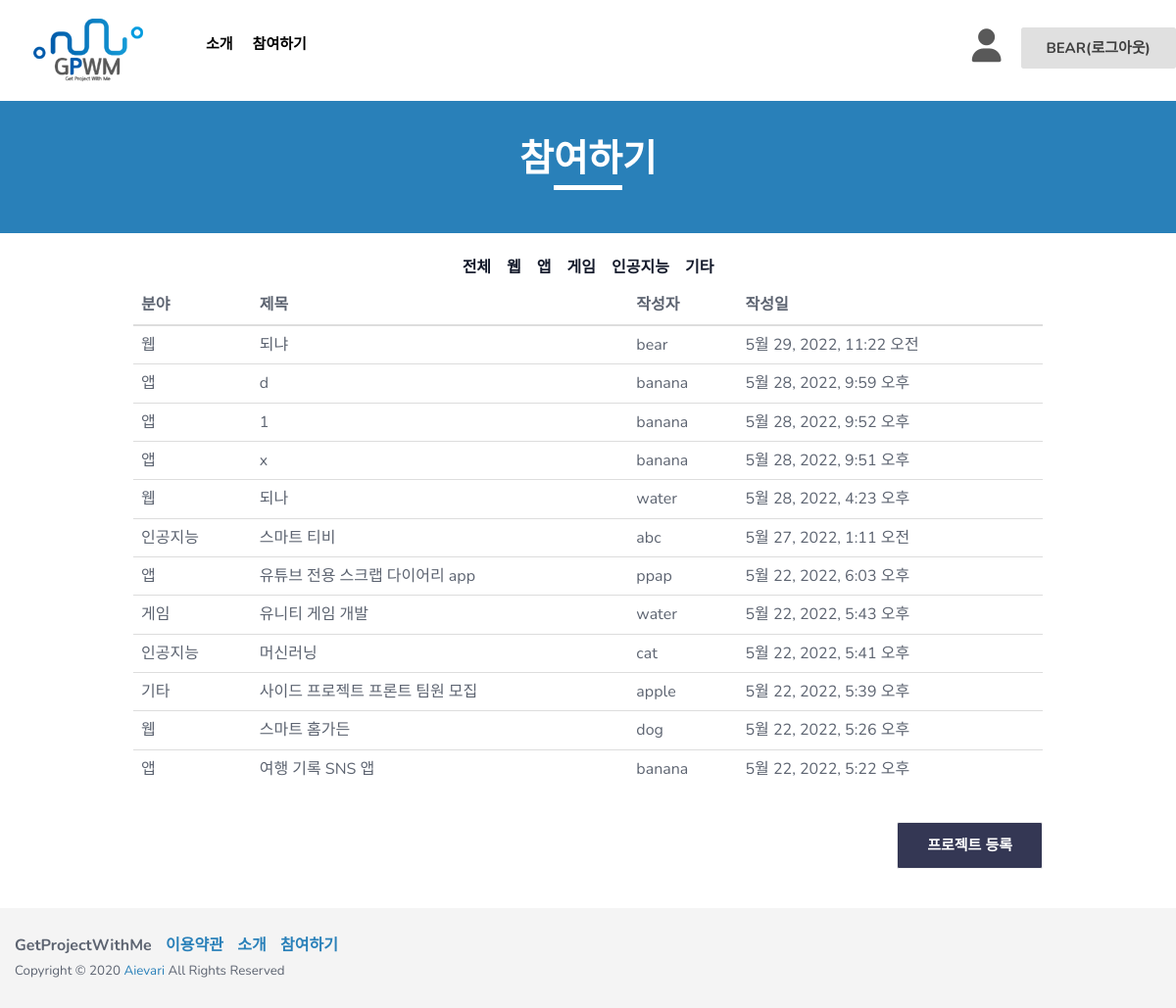
The page /board/ (signed in) on the database its author committed.
### board/models.py (models this page shows, shortened)
class Writing(models.Model):
    TECHNICAL_CHOICES = {
       ('웹', '웹'),
       ('앱', '앱'),
       ('게임', '게임'),
       ('인공지능', '인공지능'),
       ('기타', '기타')
    }
    TOPIC_CHOICES = {
       ('생활', '생활'),
       ('업무', '업무'),
       ('공공/교통', '공공/교통'),
       ('금융/핀테크', '금융/핀테크'),
       ('의료', '의료'),
       ('교육', '교육'),
       ('유통/쇼핑', '유통/쇼핑'),
       ('엔터테인먼트', '엔터테인먼트'),
       ('기타', '기타')
    }
    IDENTITY_CHOICES = {
       ('학생', '학생'),
       ('취준생', '취준생'),
       ('직장인', '직장인'),
       ('기타','기타')
    }
    author = models.ForeignKey(User, on_delete=models.CASCADE, null=False)  # 유저모델과 연결!
    title = models.CharField(max_length=200, default = '') #프로젝트 개요
    technical_field = models.CharField(max_length=80, choices=TECHNICAL_CHOICES, default = '') #기술분야
    topic_area = models.CharField(max_length=80, choices=TOPIC_CHOICES, default = '')#주제영역
    content = models.TextField('프로젝트 개요서 첨부')  # 프로젝트 개요서 첨부
    team = models.CharField(max_length=30, default = '')#모집인원
    최종학력 = models.CharField(max_length=200, default = '')
    신분 = models.CharField(max_length=200, choices=IDENTITY_CHOICES, default = '')
    like = models.ManyToManyField(User, related_name='likes',blank=True)
    like_count = models.PositiveIntegerField(default=0) #0또는 양수만 받는 필드
    create_date = models.DateTimeField(auto_now_add=True)  # 글이 만들어지면 자동 작성.
    modify_date = models.DateTimeField(null=True, blank=True)  # 수정할 때마다 갱신.(뷰에서 제어)

### board/views.py (the view)
# urls.py: path('', views.list, name='list'),  # list를 보여주는 뷰와 연결한다.
def list(request):
    writing_list = Writing.objects.all()  # 객체들을 다 불러온다.
    writing_list = writing_list.order_by('-create_date')  # 만들어진 시간의 역으로 정렬한다.
    context = {'writing_list':writing_list,  # writing_list라는 키 안에 writing_list를 담는다.
               }
    return render(request, 'list.html', context)

### board/templates/list.html (shortened to what this page needs)
<!DOCTYPE html>
<html class="no-js" lang="en">
  <head>
    <link rel="stylesheet" href="/static/css/bootstrap.min.css" />
    <link rel="stylesheet" href="/static/css/owl.carousel.css" />
    <link rel="stylesheet" href="/static/css/owl.transitions.css" />
    <link rel="stylesheet" href="/static/css/animate.css" />
    <link rel="stylesheet" href="/static/css/meanmenu.min.css" />
    <link rel="stylesheet" href="/static/css/font-awesome.min.css" />
    <link rel="stylesheet" href="/static/css/themify-icons.css" />
    <link rel="stylesheet" href="/static/css/flaticon.css" />
    <link rel="stylesheet" href="/static/css/magnific.min.css" />
    <link rel="stylesheet" href="/static/css/style.css" />
    <link rel="stylesheet" href="/static/css/responsive.css" />
  </head>
  <body>
    <header class="header-one">
      <div id="sticker" class="header-area hidden-xs">
        <div class="container">
          <div class="row">
            <div class="col-md-12 col-sm-12">
              <div class="row">
                <div class="col-md-2 col-sm-3">
                  <div class="logo">
                    <a
                      class="navbar-brand page-scroll white-logo"
                      href="{% url "main" %}"
                    >
                      <img src="/static/img/logo/GPWM_logo.png" alt="" />
                    </a>
                  </div>
                </div>
                <div class="col-md-10 col-sm-9">
                  <div class="header-right-link usericonflex">
                    <div class="usericon">
                      {% if user.is_authenticated %}
                      <a class="pages iconcolor" href="{% url "mypage" %}"><i class="fa-solid fa-user"></i></a>
                      {% else %}
                      <a class="pages iconcolor" href="{% url "login" %}"><i class="fa-solid fa-user"></i></a>
                      {% endif %}
                    </div>
                    <div class="loginm">
                      {% if user.is_authenticated %}
                      <a class="s-menu" href="{% url "logout" %}">{{ user.username }}(로그아웃)</a>
                      {% else %}
                      <a class="s-menu" href="{% url "login" %}">로그인</a>
                      {% endif %}
                    </div>
                  </div>
                  <nav class="navbar navbar-default">
                    <div class="collapse navbar-collapse" id="navbar-example">
                      <div class="main-menu">
                        <ul class="nav navbar-nav navbar-right">
                          <li>
                            <a class="pages" href="{% url "introduce" %}">소개</a>
                          </li>
                          <li>
                            <a href="{% url "list" %}">참여하기</a>
                          </li>
                        </ul>
                      </div>
                    </div>
                  </nav>
                </div>
              </div>
            </div>
          </div>
        </div>
      </div>
    </header>
    <div class="page-area">
      <div class="breadcumb-overlay"></div>
      <div class="container">
        <div class="row">
          <div class="col-md-12 col-sm-12 col-xs-12">
            <div class="breadcrumb text-center">
              <div class="section-headline white-headline">
                <h3>참여하기</h3>
                <hr />
              </div>
            </div>
          </div>
        </div>
      </div>
    </div>
    <div class="page-area">
      <div class="breadcumb-overlay backcolorwhite"></div>
      <div class="container catecenter2">
        <div class="col-md-12 col-sm-12 col-xs-12 catecenter">
          <h6 class="h6mar">전체</h6>
          <h6 class="h6mar">웹</h6>
          <h6 class="h6mar">앱</h6>
          <h6 class="h6mar">게임</h6>
          <h6 class="h6mar">인공지능</h6>
          <h6 class="h6mar">기타</h6>
        </div>
      </div>
    </div>
    {% block content %}
    <div class="container conwidth">
      <div class="row">
        <div class="support-all">
          <table class="table">
              <thead class="thead-dark">
                <tr>
                  <th scope="col">분야</th>
                  <th scope="col">제목</th>
                  <th scope="col">작성자</th>
                  <th scope="col">작성일</th>
                </tr>
              </thead>
              <tbody>
                {% for writing in writing_list %}
                {% if user.is_authenticated %}
                <tr onclick="location.href='/board/posting/{{ writing.id }}/'">
                  <td>{{ writing.technical_field }}</td>
                  <td>{{ writing.title }}</td>
                  <td>{{ writing.author }}</td>
                  <td>{{ writing.create_date }}</td>
                </tr>
                {% endif %}
                {% endfor %}
              </tbody>
          </table>
        </div>
          <div class="col-md-12 col-sm-12 col-xs-12 disf">
            {% if user.is_authenticated %}
            <a id="signup" class="login-btn proenroll" href="{% url 'create' %}">프로젝트 등록</a>
            {% else %}
            <a id="signup" class="login-btn proenroll" href="{% url "login" %}">로그인 후 이용가능</a>
            {% endif %}
          </div>
          {% endblock %}
      </div>
    </div>
    <footer class="footer1">
      <div class="footer-area-bottom">
        <div class="container">
          <div class="row">
            <div class="col-md-6 col-sm-6 col-xs-12">
              <div class="copyright">
                <p class="fontwei">
                  <span>GetProjectWithMe</span>
                  <span><a href="#" class="colorblue">이용약관</a></span>
                  <span
                    ><a href="{% url "introduce" %}" class="colorblue">소개</a></span
                  >
                  <span
                    ><a href="{% url "list" %}" class="colorblue">참여하기</a></span
                  >
                </p>
                <p class="txtsiz">
                  Copyright © 2020
                  <a href="#">Aievari</a> All Rights Reserved
                </p>
              </div>
            </div>
          </div>
        </div>
      </div>
    </footer>
  </body>
</html>

### loginapp/static/css/style.css (style rules this page uses)
html, body { height: 100%; }
img { max-width: 100%; height: auto; }
p { margin: 0 0 9px; color: #5d6471; }
h1, h2, h3, h4, h5, h6 { font-family: "Nunito", sans-serif; margin: 0 0 15px; color: #151b2c; font-weight: 600; }
h3 { font-size: 30px; line-height: 38px; }
h6 { font-size: 16px; line-height: 28px; }
a { transition: all 0.3s ease 0s; text-decoration: none; }
body { background: #fff none repeat scroll 0 0; color: #5d6471; font-family: "Nunito", sans-serif; font-size: 16px; text-align: left; overflow-x: hidden; line-height: 26px; }
ul { list-style: outside none none; margin: 0; padding: 0; }
.navbar-collapse { padding-left: 0px; }
.white-headline h3 { color: #fff; }
.section-headline { padding-bottom: 40px; position: relative; }
.section-headline h3 { font-size: 40px; line-height: 46px; }
.header-one { position: absolute; top: 0; left: 0; width: 100%; height: auto; z-index: 999; }
.header-area { background: transparent; background-color: white; }
.logo { display: block; }
.logo a { display: inline-block; height: auto; padding: 18px 0; }
.main-menu ul.navbar-nav li { float: left; position: relative; }
.main-menu ul.navbar-nav li a { background: rgba(0, 0, 0, 0) none repeat scroll 0 0; color: black; font-size: 18px; font-weight: 700; padding: 38px 15px 25px 15px; text-transform: uppercase; position: relative; }
.navbar { border: medium none; margin-bottom: 0; }
.navbar-default { background: rgba(0, 0, 0, 0) none repeat scroll 0 0; }
.navbar.navbar-default { float: left; }
.header-right-link { float: right; padding: 30px 0px; margin-left: 60px; text-align: right; }
.s-menu { padding: 10px 25px; border: 1px solid #e0e0e0; background: #e0e0e0; color: #404040; transition: 0.4s; font-size: 15px; font-weight: 700; border-radius: 3px; text-transform: uppercase; }
.usericon { font-size: 40px; }
.colorblue { color: #2980b9; margin-left: 10px; }
.support-all { display: flex; justify-content: space-between; flex-wrap: wrap; }
.footer1 { background-repeat: no-repeat; background-position: center center; background-size: cover; z-index: 1; position: relative; overflow: hidden; }
.footer1::after { background: rgba(255, 255, 255, 0.98) none repeat scroll 0 0; position: absolute; content: ""; left: 0; top: 0; width: 100%; height: 100%; z-index: -1; }
.footer-area-bottom { padding: 25px 0; background: #f4f4f4; }
.copyright>p { margin-bottom: 0; color: #5d6471; }
.copyright a { color: #2980b9; }
.page-area { position: relative; }
.page-area { background-repeat: no-repeat; background-size: cover; background-position: top center; }
.breadcumb-overlay { position: absolute; background-color: #2980b9; top: 0; width: 100%; left: 0; height: 92%; }
.breadcrumb { padding: 87px 0px 20px; background-color: transparent; margin-bottom: 0; }
.breadcrumb .section-headline h3 { font-size: 38px; line-height: 42px; text-transform: uppercase; position: relative; top: 15px; font-weight: 700; padding: 40px 0px 0px 0px; }
.breadcrumb .section-headline { padding-bottom: 25px; }
.breadcrumb .section-headline h3::after { display: none; }
.breadcrumb .section-headline::after { display: none; }
.login-btn { padding: 10px 30px; border: 1px solid #2980b9; background: #2980b9; color: #fff; transition: 0.4s; font-size: 15px; font-weight: 700; border-radius: 2px; text-transform: uppercase; display: block; width: 100%; margin-top: 15px; }
.proenroll { border: 1px solid #f1f1f1; background: #343754; color: #fff; width: max-content; }
.usericon { margin-right: 20px; font-size: 34px; }
.usericonflex { display: flex; }
.loginm { margin-top: 6px; }
.iconcolor { color: #595959; }
.catecenter { display: flex; text-align: center; align-content: center; justify-content: center; }
.catecenter2 { display: flex; justify-content: center; }
.h6mar { margin: 0 8px; border-bottom: 5px solid #fff; }
.backcolorwhite { background-color: #fff; height: 100%; }
.conwidth { width: 80%; }
@media (min-width:768px) { .conwidth { width: 750px } }
@media (min-width:992px) { .conwidth { width: 921px } }
@media (min-width:1200px) { .conwidth { width: 928px } }
.txtsiz { font-size: smaller; }
.disf { display: flex; justify-content: flex-end; margin-bottom: 40px; }
.fontwei { font-weight: bold; }

### loginapp/static/css/responsive.css (style rules this page uses)
@media (min-width: 992px) and (max-width: 1269px) { .header-right-link { margin-left: 10px; } }
@media (min-width: 992px) and (max-width: 1269px) { .main-menu ul.navbar-nav li a { font-size: 15px; padding: 35px 10px; } }

### rows shown on the page
Writing: technical_field "웹", title "되냐", author "bear", create_date "5월 29, 2022, 11:22 오전"
Writing: technical_field "앱", title "d", author "banana", create_date "5월 28, 2022, 9:59 오후"
Writing: technical_field "앱", title "1", author "banana", create_date "5월 28, 2022, 9:52 오후"
Writing: technical_field "앱", title "x", author "banana", create_date "5월 28, 2022, 9:51 오후"
Writing: technical_field "웹", title "되나", author "water", create_date "5월 28, 2022, 4:23 오후"
Writing: technical_field "인공지능", title "스마트 티비", author "abc", create_date "5월 27, 2022, 1:11 오전"
Writing: technical_field "앱", title "유튜브 전용 스크랩 다이어리 app", author "ppap", create_date "5월 22, 2022, 6:03 오후"
Writing: technical_field "게임", title "유니티 게임 개발", author "water", create_date "5월 22, 2022, 5:43 오후"
Writing: technical_field "인공지능", title "머신러닝", author "cat", create_date "5월 22, 2022, 5:41 오후"
Writing: technical_field "기타", title "사이드 프로젝트 프론트 팀원 모집", author "apple", create_date "5월 22, 2022, 5:39 오후"
Writing: technical_field "웹", title "스마트 홈가든", author "dog", create_date "5월 22, 2022, 5:26 오후"
Writing: technical_field "앱", title "여행 기록 SNS 앱", author "banana", create_date "5월 22, 2022, 5:22 오후"

### other values the page prints
{{ user.username }} "BEAR"
